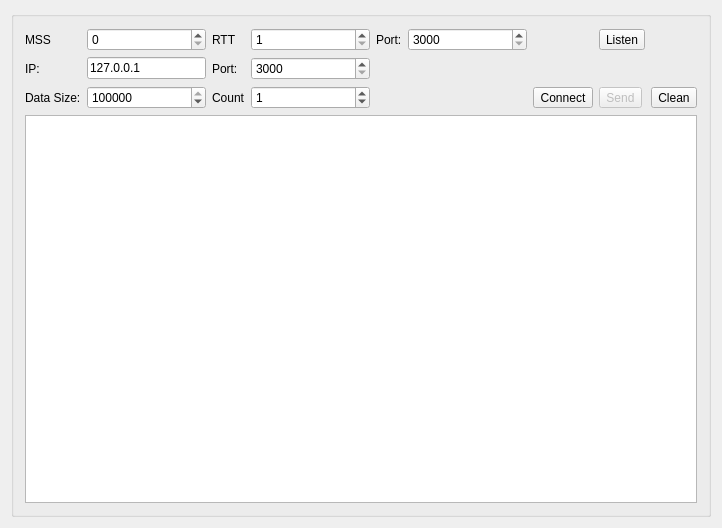
<?xml version="1.0" encoding="UTF-8"?>
<ui version="4.0">
 <class>TCPClass</class>
 <widget class="QWidget" name="TCPClass">
  <property name="geometry">
   <rect>
    <x>0</x>
    <y>0</y>
    <width>722</width>
    <height>528</height>
   </rect>
  </property>
  <property name="windowTitle">
   <string>TCP</string>
  </property>
  <layout class="QGridLayout" name="gridLayout">
   <item row="0" column="0">
    <widget class="QGroupBox" name="groupBox">
     <property name="title">
      <string/>
     </property>
     <layout class="QGridLayout" name="gridLayout_2">
      <item row="0" column="0">
       <widget class="QLabel" name="label_3">
        <property name="text">
         <string>MSS</string>
        </property>
       </widget>
      </item>
      <item row="0" column="2">
       <widget class="QLabel" name="label_4">
        <property name="text">
         <string>RTT</string>
        </property>
       </widget>
      </item>
      <item row="0" column="7">
       <widget class="QToolButton" name="toolButtonListen">
        <property name="text">
         <string>Listen</string>
        </property>
       </widget>
      </item>
      <item row="1" column="0">
       <widget class="QLabel" name="label">
        <property name="text">
         <string>IP:</string>
        </property>
       </widget>
      </item>
      <item row="1" column="1">
       <widget class="QLineEdit" name="lineEditIP">
        <property name="text">
         <string>127.0.0.1</string>
        </property>
       </widget>
      </item>
      <item row="1" column="2">
       <widget class="QLabel" name="label_2">
        <property name="text">
         <string>Port:</string>
        </property>
       </widget>
      </item>
      <item row="1" column="3">
       <widget class="QSpinBox" name="spinBoxRemotePort">
        <property name="minimum">
         <number>3000</number>
        </property>
        <property name="maximum">
         <number>65535</number>
        </property>
        <property name="value">
         <number>3000</number>
        </property>
       </widget>
      </item>
      <item row="3" column="0" colspan="9">
       <widget class="QTextBrowser" name="textBrowser"/>
      </item>
      <item row="2" column="0">
       <widget class="QLabel" name="label_5">
        <property name="text">
         <string>Data Size:</string>
        </property>
       </widget>
      </item>
      <item row="2" column="2">
       <widget class="QLabel" name="labelCount">
        <property name="text">
         <string>Count</string>
        </property>
       </widget>
      </item>
      <item row="2" column="3">
       <widget class="QSpinBox" name="spinBoxSendCount">
        <property name="maximum">
         <number>10000</number>
        </property>
        <property name="value">
         <number>1</number>
        </property>
       </widget>
      </item>
      <item row="2" column="7">
       <widget class="QToolButton" name="toolButtonSend">
        <property name="enabled">
         <bool>false</bool>
        </property>
        <property name="text">
         <string>Send</string>
        </property>
       </widget>
      </item>
      <item row="2" column="1">
       <widget class="QSpinBox" name="spinBoxDataSize">
        <property name="maximum">
         <number>10240000</number>
        </property>
        <property name="value">
         <number>102400</number>
        </property>
       </widget>
      </item>
      <item row="0" column="1">
       <widget class="QSpinBox" name="spinBoxMSS">
        <property name="sizePolicy">
         <sizepolicy hsizetype="Expanding" vsizetype="Fixed">
          <horstretch>0</horstretch>
          <verstretch>0</verstretch>
         </sizepolicy>
        </property>
        <property name="minimum">
         <number>0</number>
        </property>
        <property name="maximum">
         <number>2000</number>
        </property>
       </widget>
      </item>
      <item row="0" column="3">
       <widget class="QSpinBox" name="spinBox">
        <property name="sizePolicy">
         <sizepolicy hsizetype="Expanding" vsizetype="Fixed">
          <horstretch>0</horstretch>
          <verstretch>0</verstretch>
         </sizepolicy>
        </property>
        <property name="minimum">
         <number>1</number>
        </property>
        <property name="maximum">
         <number>2000</number>
        </property>
       </widget>
      </item>
      <item row="0" column="4">
       <widget class="QLabel" name="label_6">
        <property name="text">
         <string>Port:</string>
        </property>
       </widget>
      </item>
      <item row="0" column="5">
       <widget class="QSpinBox" name="spinBoxLocalPort">
        <property name="sizePolicy">
         <sizepolicy hsizetype="Expanding" vsizetype="Fixed">
          <horstretch>0</horstretch>
          <verstretch>0</verstretch>
         </sizepolicy>
        </property>
        <property name="minimum">
         <number>3000</number>
        </property>
        <property name="maximum">
         <number>65535</number>
        </property>
       </widget>
      </item>
      <item row="2" column="6">
       <widget class="QToolButton" name="toolButtonConnect">
        <property name="text">
         <string>Connect</string>
        </property>
       </widget>
      </item>
      <item row="2" column="8">
       <widget class="QToolButton" name="toolButtonClean">
        <property name="text">
         <string>Clean</string>
        </property>
       </widget>
      </item>
     </layout>
    </widget>
   </item>
  </layout>
 </widget>
 <layoutdefault spacing="6" margin="11"/>
 <resources/>
 <connections/>
</ui>
